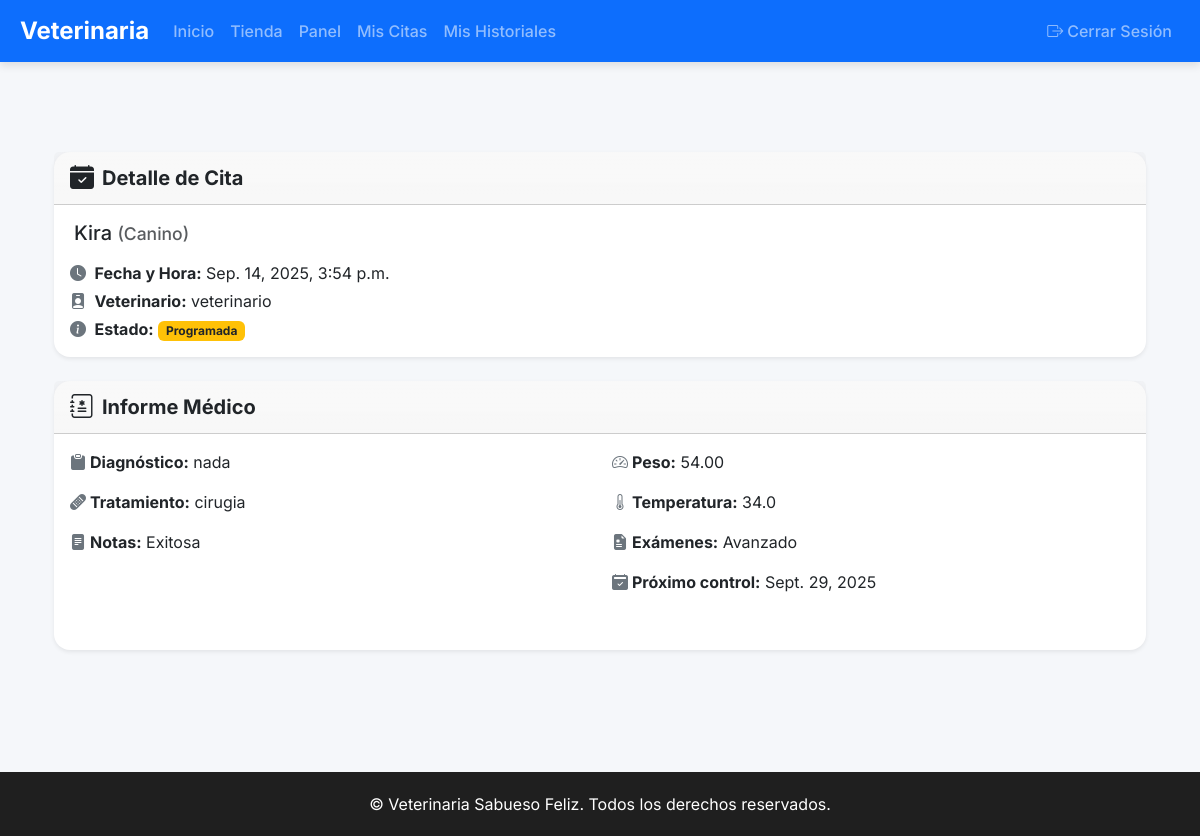
The app's page /cita/5/ (signed in), older data.
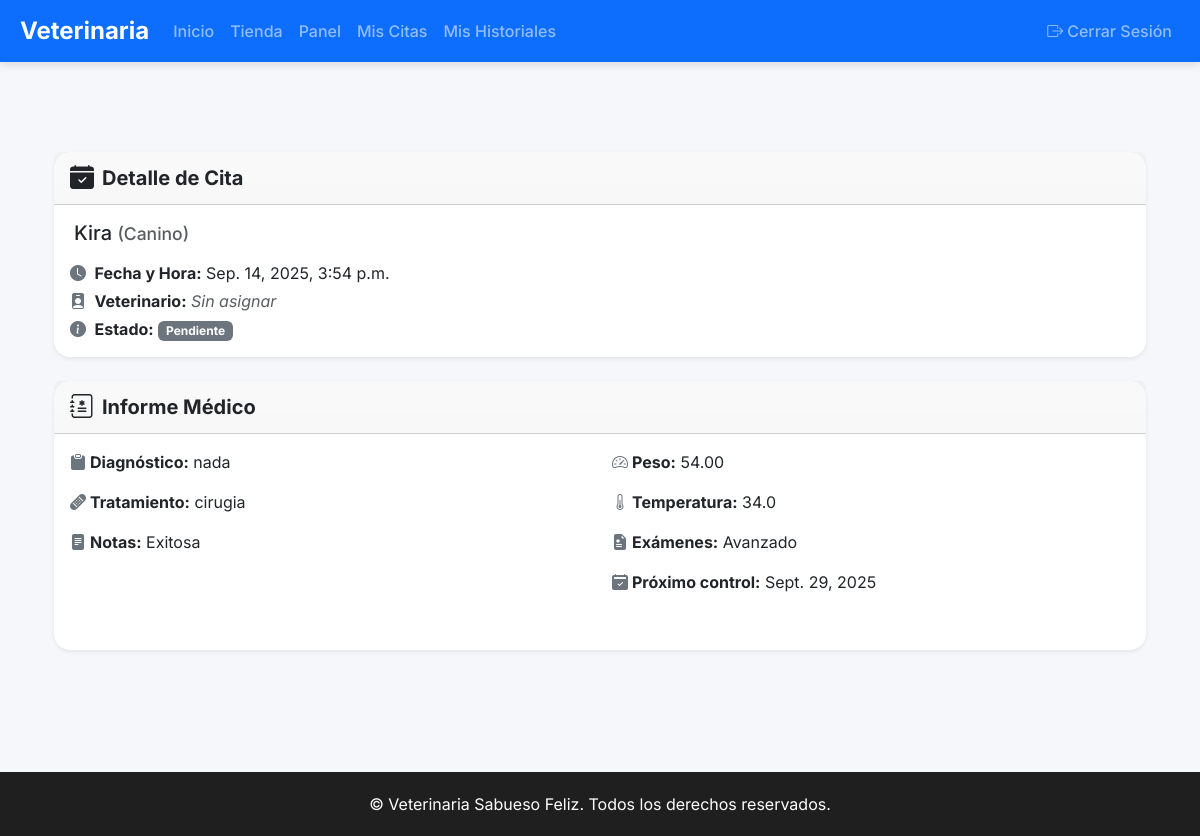
The same page, newer data.
### Core/models.py (models this page shows, shortened)
class Cita(models.Model):
    ESTADOS = (
        ("pendiente", "Pendiente"),
        ("programada", "Programada"),
        ("atendida", "Atendida"),
        ("cancelada", "Cancelada"),
    )
    TIPOS = (
        ("consulta", "Consulta"),
        ("vacunacion", "Vacunación"),
        ("cirugia", "Cirugía"),
    )
    paciente = models.ForeignKey(Paciente, on_delete=models.CASCADE)
    veterinario = models.ForeignKey(
        User,
        limit_choices_to={"rol": "VET"},
        on_delete=models.SET_NULL,
        null=True,
        blank=True,
    )
    fecha_solicitada = models.DateField(default=timezone.now)
    fecha_hora = models.DateTimeField(blank=True, null=True)
    duracion = models.IntegerField(default=30)  # duración en minutos
    tipo = models.CharField(max_length=50, choices=TIPOS, default="consulta")
    estado = models.CharField(max_length=20, choices=ESTADOS, default="pendiente")
    notas = models.TextField(blank=True)

class User(AbstractUser):
    ROLES = (
        ("ADMIN", "Administrador"),
        ("VET", "Veterinario"),
        ("ADMIN_OP", "Administrativo"),
        ("OWNER", "Propietario"),
    )
    rol = models.CharField(max_length=20, choices=ROLES)
    telefono = models.CharField(max_length=20, blank=True)
    direccion = models.CharField(max_length=200, blank=True)
    activo = models.BooleanField(default=True)
    avatar = models.ImageField(upload_to="avatars/", blank=True, null=True)
    especialidad = models.CharField(max_length=100, blank=True)  # para veterinarios

class Paciente(models.Model):
    nombre = models.CharField(max_length=100)
    especie = models.CharField(max_length=50)
    raza = models.CharField(max_length=50, blank=True)
    sexo = models.CharField(max_length=10)
    fecha_nacimiento = models.DateField()
    propietario = models.ForeignKey(Propietario, on_delete=models.CASCADE)
    vacunas = models.TextField(blank=True)
    alergias = models.TextField(blank=True)
    foto = models.ImageField(upload_to="pacientes/", blank=True, null=True)

### Core/views.py (the view)
# urls.py: path('cita/<int:cita_id>/', views.detalle_cita, name='detalle_cita'),
@login_required
def detalle_cita(request, cita_id):
    cita = get_object_or_404(Cita, id=cita_id)
    if request.user.rol == "OWNER" and cita.paciente.propietario.user != request.user:
        messages.error(request, "No tienes permiso para ver esta cita.")
        return redirect("dashboard")
    fecha_cita = cita.fecha_hora
    if fecha_cita:
        if timezone.is_aware(fecha_cita):
            fecha_cita = timezone.localtime(fecha_cita)
    else:
        fecha_cita = datetime.combine(cita.fecha_solicitada, time.min)
        if timezone.is_naive(fecha_cita):
            fecha_cita = timezone.make_aware(
                fecha_cita, timezone.get_current_timezone()
            )
    historial = (
        HistorialMedico.objects.filter(
            paciente=cita.paciente, fecha__date=fecha_cita.date()
        )
        .order_by("-fecha")
        .first()
    )
    if not historial:
        historial = (
            HistorialMedico.objects.filter(paciente=cita.paciente)
            .order_by("-fecha")
            .first()
        )
    return render(request, "core/detalle_cita.html", {"cita": cita, "historial": historial})

### Core/templates/core/detalle_cita.html (shortened to what this page needs)
{% extends "core/base.html" %}
{% block content %}
<div class="container py-5">
    <div class="card mb-4 shadow-sm rounded-4 border-0" style="border-left: 6px solid #4e54c8;">
        <div class="card-header bg-gradient fw-bold d-flex align-items-center">
            <i class="bi bi-calendar-check-fill me-2 text-dark fs-4"></i>
            <span class="text-dark fs-5">Detalle de Cita</span>
        </div>
        <div class="card-body">
            <h5 class="card-title mb-3 text-dark">
                {{ cita.paciente.nombre }} <small class="text-muted">({{ cita.paciente.especie }})</small>
            </h5>
            <p class="mb-1 text-dark"><i class="bi bi-clock-fill me-1 text-secondary"></i> <strong>Fecha y Hora:</strong>
                {% if cita.fecha_hora %}
                    {{ cita.fecha_hora|date:"M. d, Y, g:i a" }}
                {% else %}
                    {{ cita.fecha_solicitada|date:"M. d, Y" }} (sin horario confirmado)
                {% endif %}
            </p>
            <p class="mb-1 text-dark"><i class="bi bi-person-badge-fill me-1 text-secondary"></i> <strong>Veterinario:</strong> {% if cita.veterinario %}{{ cita.veterinario.username }}{% else %}<span class="text-muted fst-italic">Sin asignar</span>{% endif %}</p>
            <p class="mb-0 text-dark"><i class="bi bi-info-circle-fill me-1 text-secondary"></i> <strong>Estado:</strong>
                {% if cita.estado == "atendida" %}
                    <span class="badge bg-success">{{ cita.estado|capfirst }}</span>
                {% elif cita.estado == "programada" %}
                    <span class="badge bg-warning text-dark">{{ cita.estado|capfirst }}</span>
                {% else %}
                    <span class="badge bg-secondary">{{ cita.estado|capfirst }}</span>
                {% endif %}
            </p>
        </div>
    </div>
    {% if historial %}
    <div class="card shadow-sm rounded-4 mb-4 border-0" style="border-left: 6px solid #34ace0;">
        <div class="card-header bg-gradient fw-bold d-flex align-items-center">
            <i class="bi bi-journal-medical me-2 text-dark fs-4"></i>
            <span class="text-dark fs-5">Informe Médico</span>
        </div>
        <div class="card-body">
            <div class="row mb-3">
                <div class="col-md-6 mb-2">
                    <p class="text-dark"><i class="bi bi-clipboard-fill me-1 text-secondary"></i><strong>Diagnóstico:</strong> {{ historial.diagnostico }}</p>
                    <p class="text-dark"><i class="bi bi-bandaid-fill me-1 text-secondary"></i><strong>Tratamiento:</strong> {{ historial.tratamiento }}</p>
                    <p class="text-dark"><i class="bi bi-file-text-fill me-1 text-secondary"></i><strong>Notas:</strong> {{ historial.notas|default:"-" }}</p>
                </div>
                <div class="col-md-6 mb-2">
                    <p class="text-dark"><i class="bi bi-speedometer2 me-1 text-secondary"></i><strong>Peso:</strong> {{ historial.peso|default:"-" }}</p>
                    <p class="text-dark"><i class="bi bi-thermometer-half me-1 text-secondary"></i><strong>Temperatura:</strong> {{ historial.temperatura|default:"-" }}</p>
                    <p class="text-dark"><i class="bi bi-file-earmark-medical-fill me-1 text-secondary"></i><strong>Exámenes:</strong> {{ historial.examenes|default:"-" }}</p>
                    {% if historial.proximo_control %}
                    <p class="text-dark"><i class="bi bi-calendar2-check-fill me-1 text-secondary"></i><strong>Próximo control:</strong> {{ historial.proximo_control }}</p>
                    {% endif %}
                </div>
            </div>
        </div>
    </div>
    {% else %}
    <div class="alert alert-info rounded-4 d-flex align-items-center" role="alert">
        <i class="bi bi-exclamation-circle-fill me-2 fs-4 text-primary"></i>
        <div>Esta cita aún no ha sido atendida o no tiene informe médico registrado.</div>
    </div>
    {% endif %}
</div>
{% endblock %}

Row changes from the older to the newer data that the page shows:
changed Cita "Kira": veterinario_id 4 → empty (drawn); veterinario.username "veterinario" → (not shown); estado "Programada" → "Pendiente"
Text that changed along with them:
text now shown: "Sin asignar"
